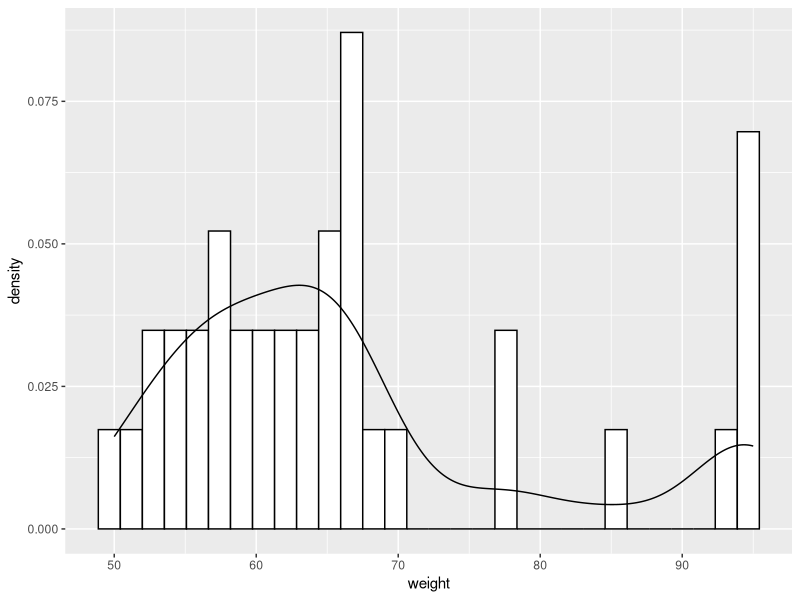
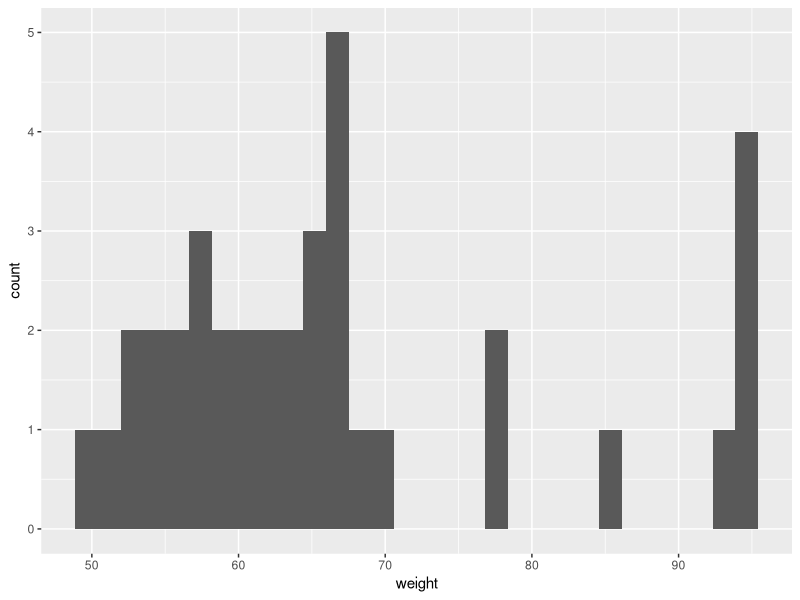
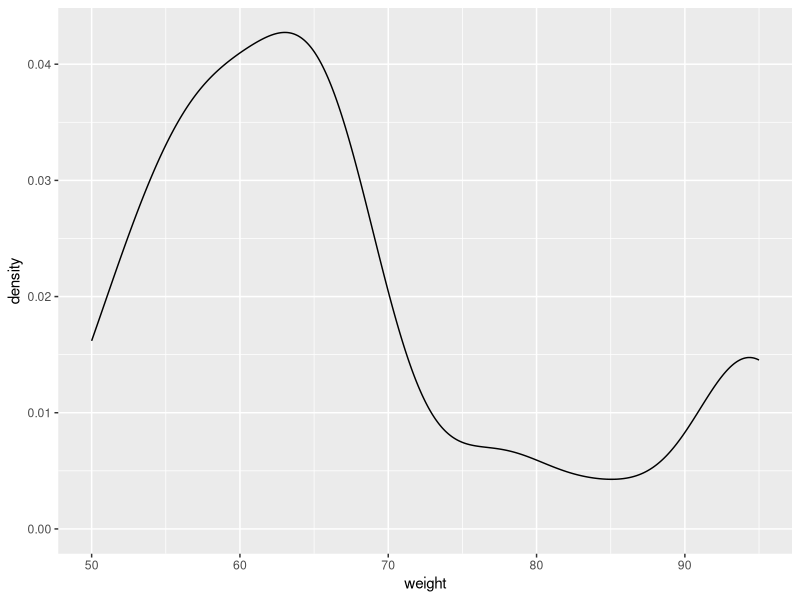
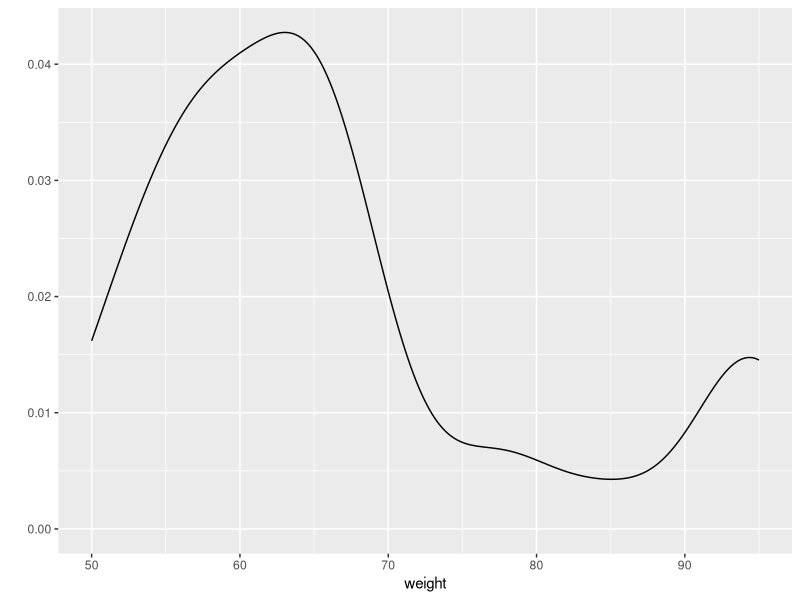
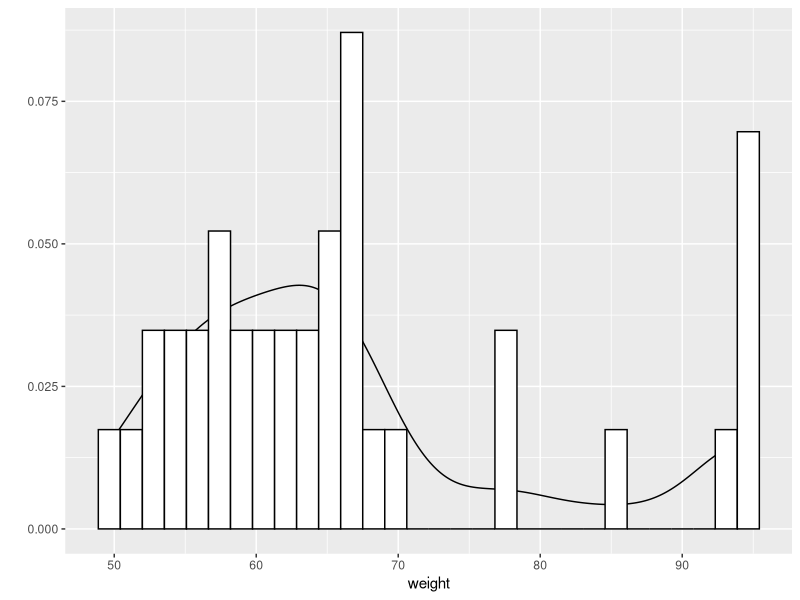
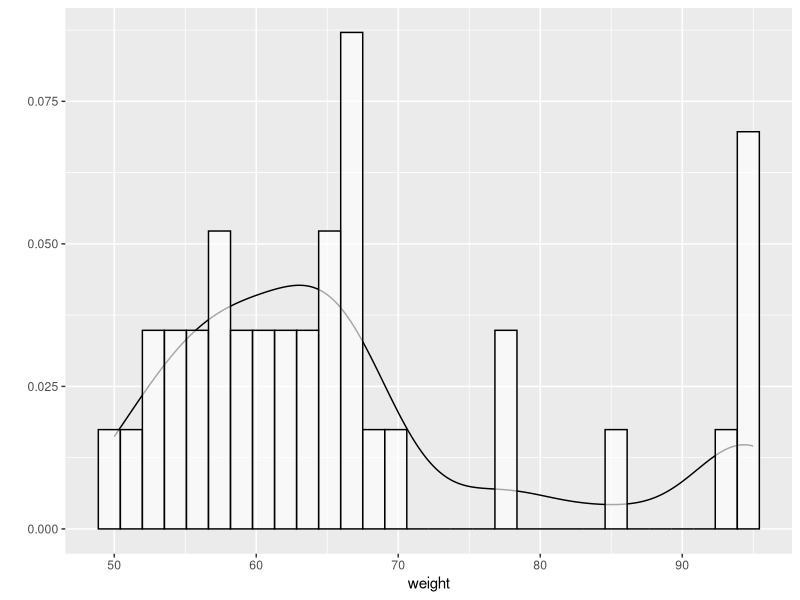
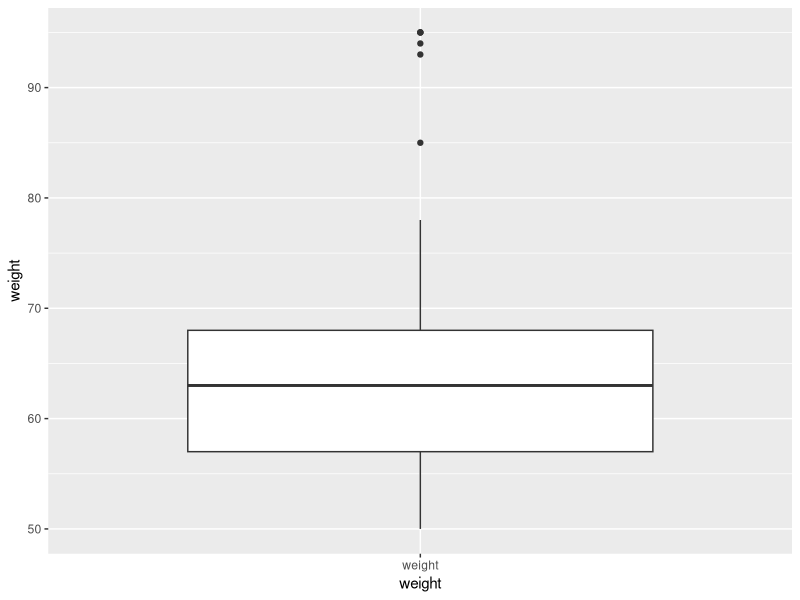
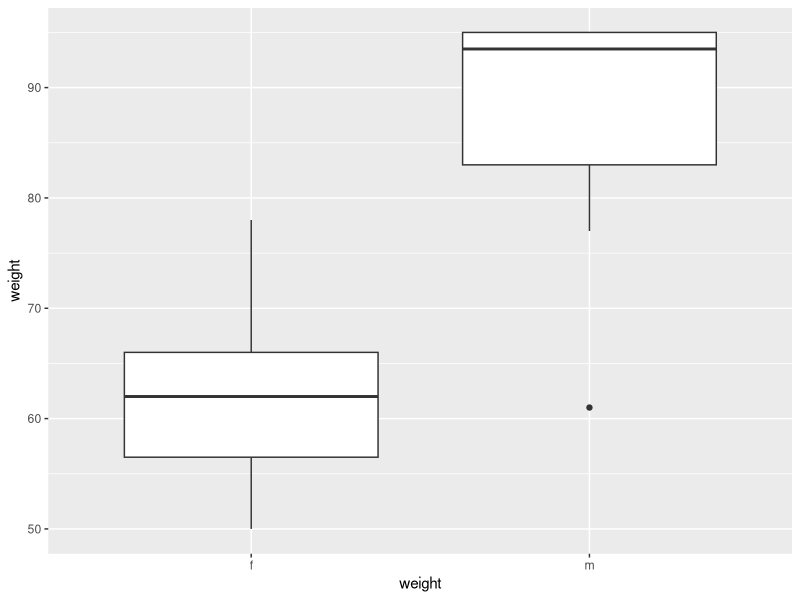

Generate these figures, in order, with R:
# Hausaufgabe 05
# Landow,Steven <Landow@students.uni-marburg.de>
# 2014-05-05
# Dieses Werk ist lizenziert unter einer CC-BY-NC-SA Lizenz und darf als Beispiel genutzt werden.

# Sie sollten die Datei auch in Ihren Ordner kopieren und einen Commit machen, 
# bevor Sie die Kopie weiter anpassen! Vergessen Sie dabei nicht, Namen, Datum 
# und ggf. Lizenz zu ändern. Um einiges leichter zu machen, sollten Sie auch die
# Datei body_dim_long.tab aus dem Data-Ordner kopieren, stagen und commiten.

# (Im folgenden müssen Sie die Code-Zeilen wieder aktiv setzen -- ich habe sie
# vorläufig auskommentiert, damit der Output beim ersten Beispiel sehr
# überschaubar war.)

# Am Dienstag haben wir uns ein paar Plots mit den Daten aus dem Fragebogen
# gemacht. Hier werden wir weiter üben.

# Zuerst müssen wir ggplot laden
library(ggplot2)

# und danach die Daten:
dat <- read.table("body_dim_long.tab",header=TRUE) 

# Wir haben im Kurs die Verteilung der Variabel weight angeschaut. In Skripten
# werden Ergebnisse nicht automatich dargestellt, sondern nur dann, wenn ein
# print Befehl genutzt wird. Dann müssten wir eigentlich den ganzen "ggplot() +
# ..." Befehl in die Klammer von print() einpacken, was nicht besonders lesbar
# ist. Wie bei anderen Berechnungen können wir den Output von ggplot einer
# Variabel zuweisen. Danach müssen wir nur den Variabelnamen in die Klammer von
# print() einpacken.
weight.grafik <- ggplot(data=dat,aes(x=weight)) + geom_histogram(aes(y=..density..),fill="white",color="black") + geom_density()
print(weight.grafik)

# Wenn wir verschiedene Grafiken mit einem Datenzsatz machen möchten, ist es
# nervig, wenn wir den gemeinsamen Teil immer wieder eingeben müssen. Auch Teile
# von ggplot-Grafiken können einer Variabel zugewiesen werden:
weight.grafik.basis <- ggplot(data=dat,aes(x=weight))
print(weight.grafik.basis + geom_histogram())
print(weight.grafik.basis + geom_density())

# Wir haben auch mal die qplot()-Funktion gesehen. Sie ergibt eigentlich das
# Gleiche wie die "ggplot() + ..."-Befehle, hat nun eine andere Schnittstelle. 
weight.grafik.alt <- qplot(x=weight,data=dat,geom="density")
print(weight.grafik.alt)

# Weil das Gleiche ergeben wird, können wir auch den Ouput von qplot() mit
# weiteren geom_XXXX() Funktionen erweitern. 
weight.grafik.alt2 <- weight.grafik.alt + geom_histogram(aes(y=..density..),fill="white",color="black")
print(weight.grafik.alt2)

# Sie sehen an dieser Grafik auch, dass ggplot gestappelte Layers nutzt -- das 
# Histogramm wird auf das Layer mit Dichte gestappelt und daher wird die 
# Dichtekurve zum Teil versteckt. Wir können auch das Histogramm mit alpha
# transparenter machen.
weight.grafik.alt3 <- weight.grafik.alt + geom_histogram(aes(y=..density..),fill="white",color="black",alpha=0.65)
print(weight.grafik.alt3)

# ggplot hat auch eingebaute Untestützung für Box-Whisker-Plots, allerdings sind x und y jetzt anders:
weight.bw <- weight.grafik.basis + geom_boxplot(aes(x="weight",y=weight))
print(weight.bw)
# Sie sehen auch dabei, dass Layer-Asthetics Basis-Athetics brechen. 

# Aber viel interessanter ist eben, wenn wir Gruppen unterscheiden. Dann können etwas machen wie BW-Plot nach Geschlecht:
weight.bw.sex <- weight.grafik.basis + geom_boxplot(aes(x=sex,y=weight))
print(weight.bw.sex)

# Und als Erinnerung können wir auch ähnliches mit der Dichte machen:
print( weight.grafik.basis + geom_density(aes(color=sex,fill=sex),alpha=0.5) )

# Aber jetzt haben wir uns Gewicht mehrmals angeschaut. Es wird Zeit, dass uns
# auch Größe anschauen. Sind die Studenten mancher Studiengänge größer als die anderen?
# Weil wir deutlich weniger Männer haben und es einen bekannten Unterschied in der Größe 
# zwischen Männern und Frauen gibt, schließen wir erstmal die Männer aus:
frauen <- subset(dat, sex=="f")

# (Sie sollten sich wirklich überlegen, ob der Schritt "gut" ist. Haben wir 
# dadurch unsre Ergebnisse verstellt? Sie müssen hier nichts schreiben, aber 
# überlegen Sie sich wirklich, ob der Schritt sinnvoll war und was für Probeme 
# er verursachen könnte. Sie könnten u.a. die folgenden Berechnungen und Plots
# zweimal machen und schauen, wie sich die Ergebnisse geändert haben.)

#Das erste, was wir machen, ist uns die Daten einfach als Box-Whisker-Diagramm 
#darzustellen. (Box-Whisker zuerst, weil Sie das auch per Hand machen könnten, 
#falls Sie unsicher sind, ob das Bild korrekt aussieht.) Hier und im Folgenden
#sollten Sie die Plots so machen, damit man einen Vergleich zwischen den Gruppen
#ziehen kann. Dafür gibt es verschiedene Möglichkeiten; die Wahl bleibt Ihnen
#überlassen. 
frauen.studiengang.bw <- ggplot(data=frauen) + geom_boxplot(aes(x=major,y=height))
print(frauen.studiengang.bw)


# Sehen die Studiengänge anders aus? Wir müssen hier noch relativ vorrsichtig
# sein, weil die Gruppen *unbalanziert* sind, d.h. die Gruppen sind
# unterschiedlich groß. Aber wie sieht der Vergleich auf den ersten Blick aus?
# (Keine explizite Antwort nötig, nur eine Überlegung.)
  #Ja, es sind Unterschiede zwischen den Studiengängen auszumachen.

# Wir können natürlich auch die Dichte anschauen:
frauen.studiengang.dichte <- ggplot(data=frauen) + geom_density(aes(color=major,fill=major,x=height),alpha=0.5)
  
  
#ggplot(data=frauen) + geom_density(aes(color=major,fill=major,x=height),alpha=0.5)
print(frauen.studiengang.dichte)

# Haben Sie den gleichen Eindruck wie bei Box-Whisker bekommen? Unterscheiden
# sich die Gruppen?
# (Keine explizite Antwort nötig, nur eine Überlegung.)

  # Es gibt zum einen optische Unterschiede. So wirkt die Gruppe mit dem major "other" 
  # bei Box-Whisker mächtiger als die die anderen Gruppen, 
  # obwohl es aus dieser Gruppe nur zwei Werte gibt. 

# Welche Gruppe hat gefehlt? Wie viele Datenpunkte gab es für die Gruppe?
# (Keine explizite Antwort nötig, nur eine Überlegung.)

  # Es fehlt die Gruppe mit dem major "other". Diese hat nur zwei Datenpunkte, 
  # die zudem verhältnismäßig weit auseinander liegen.

# Wir können auch die verschiedenen Maße der Streuung berechnen.
# In R gibt es oft verschiedene Möglichkeiten, etwas zu machen. Wir haben bisher
# Teile einer Datenmenge mit subset() rausgezogen, aber wir können das auch mit 
# einer weiteren Syntax machen:
klinisch <- frauen[frauen$major == "M.A..Klinische.Linguistik",]
print(klinisch)

# Das sieht erstmal sehr vervwirrend aus, ist es aber nicht. Die eckigen
# Klammern bestimmen die Auswahl an Elementen. Wir haben das ja bei Indizen in
# Vektoren schon gesehen. Man kann eigentlich Indizen oder logische
# Einschränkungen nutzen, und das gleiche gilt für Data Frames. Bei Data Frames
# haben wir zwei Dimensionen, Zeilen (rows) und Spalten (columns), daher das
# Komma. Vor dem Komma werden die Zeilen spezifiziert, nach dem Komma die
# Spalten. Wir wollen alle Spalten mitnehmen, deshalb haben wir nach dem Komma
# nichts. (Das Komma ist hier *sehr* wichtig -- wenn Sie das Komma weglassen,
# selegieren Sie einzelne Elemente statt Zeilen und bekommen dann später
# verwirrende Fehlermeldungen.) 

# Jetzt brauchen wir die Teilmenge für die anderen beiden Studiengänge, 
# Linguistik Kognition und Kommunikation und Speech Science
# HINT: wie sehen die Namen aus bzw. wie werden sie im data frame buchstabiert?
linkk <- frauen[frauen$major == "M.A..Linguistik.Kognition.und.Kommunikation",]
speech <- frauen[frauen$major == "M.A..Speech.Science",] 
print(speech)
print(linkk)

# Berechnen Sie -- ohne Hilfe von sd() -- die Standardabweichung für die Größe der drei 
# Gruppen. Sie können auch weitere Zeilen hinzufügen, wenn es Ihnen so leichter
# ist. 
# HINT: Formel und Beispiel für die Berechnung auf den Folien!


klinisch.sd <- sqrt(mean((klinisch$height - mean(klinisch$height))^2))
print(klinisch.sd)
# direkter Vergleich zur Berechnung mit Funktion var()
klinisch.sd2 <- sqrt(var(klinisch$height))
print(klinisch.sd2)

linkk.sd <- sqrt(mean((linkk$height - mean(linkk$height))^2))
print(linkk.sd)
# direkter Vergleich zur Berechnung mit Funktion var()
linkk.sd2 <- sqrt(var(linkk$height))
print(linkk.sd2)

speech.sd <- sqrt(mean((speech$height - mean(speech$height))^2))
print(speech.sd)
# direkter Vergleich zur Berechnung mit Funktion var()
speech.sd2 <- sqrt(var(speech$height))
print(speech.sd2)


# Berichten Sie jetzt die Mittelwerte und Standardabweichungen für die drei Gruppen. Die erste Gruppe steht hier als Muster:
print( paste("Studiengang: Klinische Linguistik","Mean:",mean(klinisch$height),"SD:",klinisch.sd) )
print( paste("Studiengang: Linguistik Kognition und Kommunikation","Mean:",mean(linkk$height),"SD:",linkk.sd) )
print( paste("Studiengang: Speech Science","Mean:",mean(speech$height),"SD:",speech.sd) )


